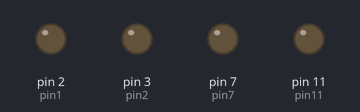
Recording of a sketch running on a simulated Arduino Uno, built with avr-gcc and run on an emulated ATmega328P. On the bench: output pins drawn as LEDs (lit = HIGH).

Above: at 0.5 s.
At 2.0 s:
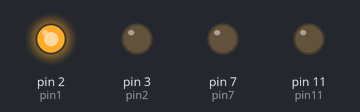
At 4.0 s:
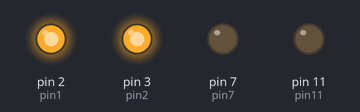
At 6.0 s:
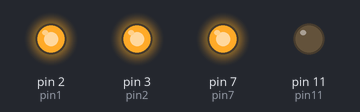
At 8.5 s:
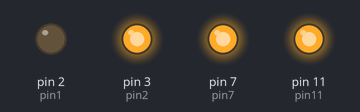
At 9.5 s:
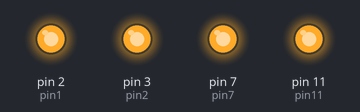
Timing chart, 0 to 10.4 s (numbered marks = the images above):
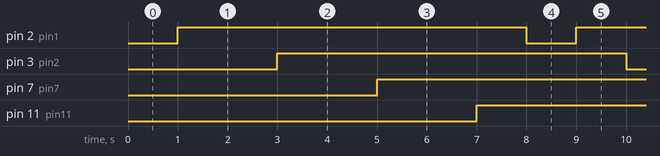

Measured:
- by itself, pin 2 (pin1), pin 3 (pin2), pin 7 (pin7), pin 11 (pin11): alternates HIGH for 7.0 s and LOW for 1.0 s

The sketch:

sketch_aug04b.ino
```cpp
int pin1 = 2;
int pin2 = 3;
int pin7 = 7;
int pin11=11;
void setup() {
  // put your setup code here, to run once:
pinMode(pin1,OUTPUT);
pinMode(pin2,OUTPUT);
pinMode(pin7,OUTPUT);
pinMode(pin11,OUTPUT);
}

void loop() {
  // put your main code here, to run repeatedly:
digitalWrite(pin1, LOW);
delay(1000);

digitalWrite(pin1, HIGH);
delay(1000);

digitalWrite(pin2, LOW);
delay(1000);

digitalWrite(pin2, HIGH);
delay(1000);

digitalWrite(pin7, LOW);
delay(1000);

digitalWrite(pin7, HIGH);
delay(1000);

digitalWrite(pin11, LOW);
delay(1000);

digitalWrite(pin11, HIGH);
delay(1000);


}
```
